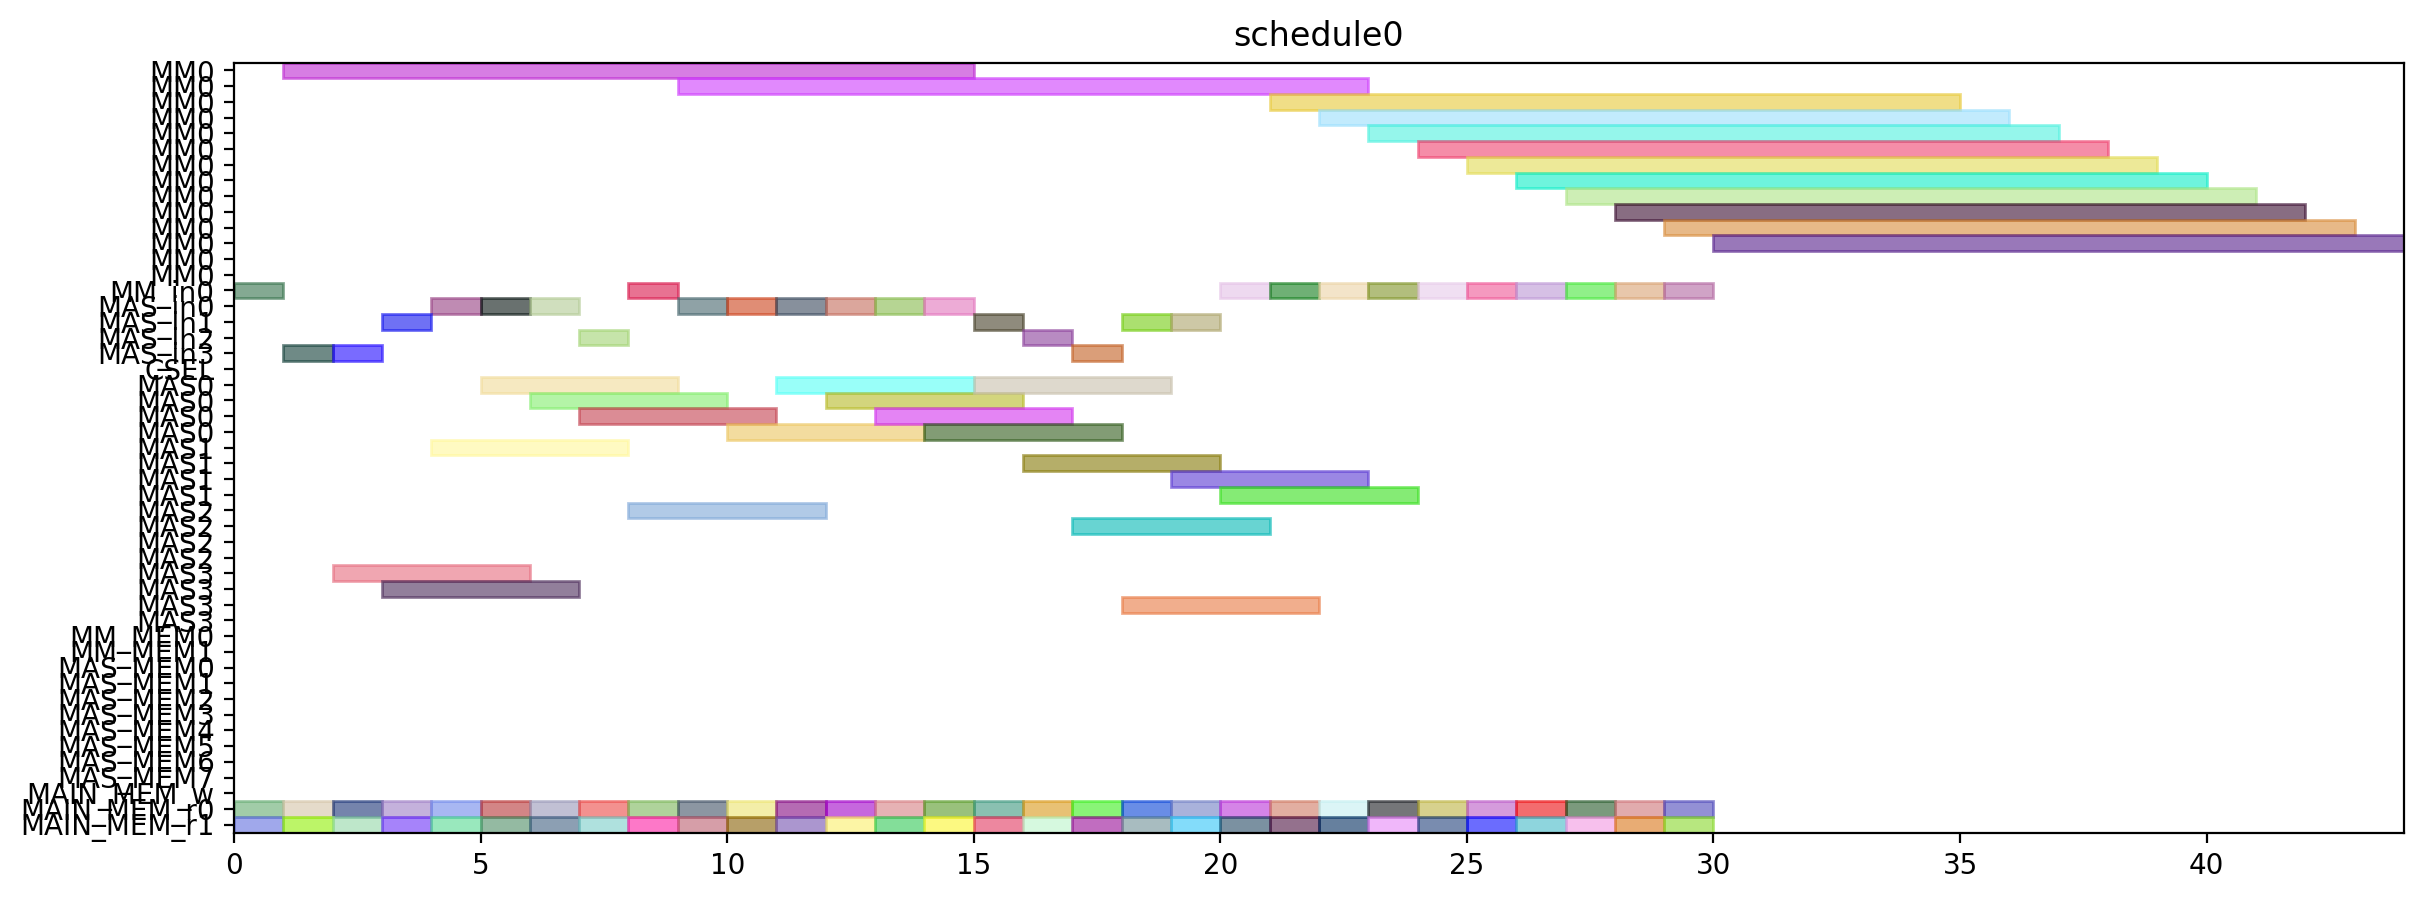

This chart was generated by the following Python code:
from pyschedule import Scenario, solvers, plotters, alt


def solve():
	horizon = 120
	S = Scenario("schedule0", horizon=horizon)

	# resource
	MM = S.Resources('MM', num=1, size=14)
	MM_in = S.Resources('MM_in', num=1)
	MAS_in = S.Resources('MAS_in', num=4)
	CSEL = S.Resource('CSEL')
	MAS = S.Resources('MAS', num=4, size=4, periods=range(1, horizon))
	MM_MEM = S.Resources('MM_MEM', num=2)
	MAS_MEM = S.Resources('MAS_MEM', num=8)
	MAIN_MEM_w = S.Resource('MAIN_MEM_w', size=1)
	MAIN_MEM_r = S.Resources('MAIN_MEM_r', num=2)

	# result of previous scheduling

	# new tasks
	T1_t0 = S.Task('T1_t0', length=4, delay_cost=1)
	T1_t0 += alt(MAS)
	T1_t0_in = S.Task('T1_t0_in', length=1, delay_cost=1)
	T1_t0_in += alt(MAS_in)
	S += T1_t0_in*MAS_in[0]<=T1_t0*MAS[0]

	S += T1_t0_in*MAS_in[1]<=T1_t0*MAS[1]

	S += T1_t0_in*MAS_in[2]<=T1_t0*MAS[2]

	S += T1_t0_in*MAS_in[3]<=T1_t0*MAS[3]

	T1_t0_mem0 = S.Task('T1_t0_mem0', length=1, delay_cost=1)
	T1_t0_mem0 += MAIN_MEM_r[0]
	S += T1_t0_mem0 <= T1_t0

	T1_t0_mem1 = S.Task('T1_t0_mem1', length=1, delay_cost=1)
	T1_t0_mem1 += MAIN_MEM_r[1]
	S += T1_t0_mem1 <= T1_t0

	T1_t1 = S.Task('T1_t1', length=4, delay_cost=1)
	T1_t1 += alt(MAS)
	T1_t1_in = S.Task('T1_t1_in', length=1, delay_cost=1)
	T1_t1_in += alt(MAS_in)
	S += T1_t1_in*MAS_in[0]<=T1_t1*MAS[0]

	S += T1_t1_in*MAS_in[1]<=T1_t1*MAS[1]

	S += T1_t1_in*MAS_in[2]<=T1_t1*MAS[2]

	S += T1_t1_in*MAS_in[3]<=T1_t1*MAS[3]

	T1_t1_mem0 = S.Task('T1_t1_mem0', length=1, delay_cost=1)
	T1_t1_mem0 += MAIN_MEM_r[0]
	S += T1_t1_mem0 <= T1_t1

	T1_t1_mem1 = S.Task('T1_t1_mem1', length=1, delay_cost=1)
	T1_t1_mem1 += MAIN_MEM_r[1]
	S += T1_t1_mem1 <= T1_t1

	T1_t3 = S.Task('T1_t3', length=14, delay_cost=1)
	T1_t3 += alt(MM)
	T1_t3_in = S.Task('T1_t3_in', length=1, delay_cost=1)
	T1_t3_in += alt(MM_in)
	S += T1_t3_in*MM_in[0]<=T1_t3*MM[0]
	T1_t3_mem0 = S.Task('T1_t3_mem0', length=1, delay_cost=1)
	T1_t3_mem0 += MAIN_MEM_r[0]
	S += T1_t3_mem0 <= T1_t3

	T1_t3_mem1 = S.Task('T1_t3_mem1', length=1, delay_cost=1)
	T1_t3_mem1 += MAIN_MEM_r[1]
	S += T1_t3_mem1 <= T1_t3

	T2_t0 = S.Task('T2_t0', length=14, delay_cost=1)
	T2_t0 += alt(MM)
	T2_t0_in = S.Task('T2_t0_in', length=1, delay_cost=1)
	T2_t0_in += alt(MM_in)
	S += T2_t0_in*MM_in[0]<=T2_t0*MM[0]
	T2_t0_mem0 = S.Task('T2_t0_mem0', length=1, delay_cost=1)
	T2_t0_mem0 += MAIN_MEM_r[0]
	S += T2_t0_mem0 <= T2_t0

	T2_t0_mem1 = S.Task('T2_t0_mem1', length=1, delay_cost=1)
	T2_t0_mem1 += MAIN_MEM_r[1]
	S += T2_t0_mem1 <= T2_t0

	T2_t1 = S.Task('T2_t1', length=14, delay_cost=1)
	T2_t1 += alt(MM)
	T2_t1_in = S.Task('T2_t1_in', length=1, delay_cost=1)
	T2_t1_in += alt(MM_in)
	S += T2_t1_in*MM_in[0]<=T2_t1*MM[0]
	T2_t1_mem0 = S.Task('T2_t1_mem0', length=1, delay_cost=1)
	T2_t1_mem0 += MAIN_MEM_r[0]
	S += T2_t1_mem0 <= T2_t1

	T2_t1_mem1 = S.Task('T2_t1_mem1', length=1, delay_cost=1)
	T2_t1_mem1 += MAIN_MEM_r[1]
	S += T2_t1_mem1 <= T2_t1

	T2_t2 = S.Task('T2_t2', length=4, delay_cost=1)
	T2_t2 += alt(MAS)
	T2_t2_in = S.Task('T2_t2_in', length=1, delay_cost=1)
	T2_t2_in += alt(MAS_in)
	S += T2_t2_in*MAS_in[0]<=T2_t2*MAS[0]

	S += T2_t2_in*MAS_in[1]<=T2_t2*MAS[1]

	S += T2_t2_in*MAS_in[2]<=T2_t2*MAS[2]

	S += T2_t2_in*MAS_in[3]<=T2_t2*MAS[3]

	T2_t2_mem0 = S.Task('T2_t2_mem0', length=1, delay_cost=1)
	T2_t2_mem0 += MAIN_MEM_r[0]
	S += T2_t2_mem0 <= T2_t2

	T2_t2_mem1 = S.Task('T2_t2_mem1', length=1, delay_cost=1)
	T2_t2_mem1 += MAIN_MEM_r[1]
	S += T2_t2_mem1 <= T2_t2

	T2_t3 = S.Task('T2_t3', length=4, delay_cost=1)
	T2_t3 += alt(MAS)
	T2_t3_in = S.Task('T2_t3_in', length=1, delay_cost=1)
	T2_t3_in += alt(MAS_in)
	S += T2_t3_in*MAS_in[0]<=T2_t3*MAS[0]

	S += T2_t3_in*MAS_in[1]<=T2_t3*MAS[1]

	S += T2_t3_in*MAS_in[2]<=T2_t3*MAS[2]

	S += T2_t3_in*MAS_in[3]<=T2_t3*MAS[3]

	T2_t3_mem0 = S.Task('T2_t3_mem0', length=1, delay_cost=1)
	T2_t3_mem0 += MAIN_MEM_r[0]
	S += T2_t3_mem0 <= T2_t3

	T2_t3_mem1 = S.Task('T2_t3_mem1', length=1, delay_cost=1)
	T2_t3_mem1 += MAIN_MEM_r[1]
	S += T2_t3_mem1 <= T2_t3

	T3_t0 = S.Task('T3_t0', length=14, delay_cost=1)
	T3_t0 += alt(MM)
	T3_t0_in = S.Task('T3_t0_in', length=1, delay_cost=1)
	T3_t0_in += alt(MM_in)
	S += T3_t0_in*MM_in[0]<=T3_t0*MM[0]
	T3_t0_mem0 = S.Task('T3_t0_mem0', length=1, delay_cost=1)
	T3_t0_mem0 += MAIN_MEM_r[0]
	S += T3_t0_mem0 <= T3_t0

	T3_t0_mem1 = S.Task('T3_t0_mem1', length=1, delay_cost=1)
	T3_t0_mem1 += MAIN_MEM_r[1]
	S += T3_t0_mem1 <= T3_t0

	T3_t1 = S.Task('T3_t1', length=14, delay_cost=1)
	T3_t1 += alt(MM)
	T3_t1_in = S.Task('T3_t1_in', length=1, delay_cost=1)
	T3_t1_in += alt(MM_in)
	S += T3_t1_in*MM_in[0]<=T3_t1*MM[0]
	T3_t1_mem0 = S.Task('T3_t1_mem0', length=1, delay_cost=1)
	T3_t1_mem0 += MAIN_MEM_r[0]
	S += T3_t1_mem0 <= T3_t1

	T3_t1_mem1 = S.Task('T3_t1_mem1', length=1, delay_cost=1)
	T3_t1_mem1 += MAIN_MEM_r[1]
	S += T3_t1_mem1 <= T3_t1

	T3_t2 = S.Task('T3_t2', length=4, delay_cost=1)
	T3_t2 += alt(MAS)
	T3_t2_in = S.Task('T3_t2_in', length=1, delay_cost=1)
	T3_t2_in += alt(MAS_in)
	S += T3_t2_in*MAS_in[0]<=T3_t2*MAS[0]

	S += T3_t2_in*MAS_in[1]<=T3_t2*MAS[1]

	S += T3_t2_in*MAS_in[2]<=T3_t2*MAS[2]

	S += T3_t2_in*MAS_in[3]<=T3_t2*MAS[3]

	T3_t2_mem0 = S.Task('T3_t2_mem0', length=1, delay_cost=1)
	T3_t2_mem0 += MAIN_MEM_r[0]
	S += T3_t2_mem0 <= T3_t2

	T3_t2_mem1 = S.Task('T3_t2_mem1', length=1, delay_cost=1)
	T3_t2_mem1 += MAIN_MEM_r[1]
	S += T3_t2_mem1 <= T3_t2

	T3_t3 = S.Task('T3_t3', length=4, delay_cost=1)
	T3_t3 += alt(MAS)
	T3_t3_in = S.Task('T3_t3_in', length=1, delay_cost=1)
	T3_t3_in += alt(MAS_in)
	S += T3_t3_in*MAS_in[0]<=T3_t3*MAS[0]

	S += T3_t3_in*MAS_in[1]<=T3_t3*MAS[1]

	S += T3_t3_in*MAS_in[2]<=T3_t3*MAS[2]

	S += T3_t3_in*MAS_in[3]<=T3_t3*MAS[3]

	T3_t3_mem0 = S.Task('T3_t3_mem0', length=1, delay_cost=1)
	T3_t3_mem0 += MAIN_MEM_r[0]
	S += T3_t3_mem0 <= T3_t3

	T3_t3_mem1 = S.Task('T3_t3_mem1', length=1, delay_cost=1)
	T3_t3_mem1 += MAIN_MEM_r[1]
	S += T3_t3_mem1 <= T3_t3

	T4_t0 = S.Task('T4_t0', length=14, delay_cost=1)
	T4_t0 += alt(MM)
	T4_t0_in = S.Task('T4_t0_in', length=1, delay_cost=1)
	T4_t0_in += alt(MM_in)
	S += T4_t0_in*MM_in[0]<=T4_t0*MM[0]
	T4_t0_mem0 = S.Task('T4_t0_mem0', length=1, delay_cost=1)
	T4_t0_mem0 += MAIN_MEM_r[0]
	S += T4_t0_mem0 <= T4_t0

	T4_t0_mem1 = S.Task('T4_t0_mem1', length=1, delay_cost=1)
	T4_t0_mem1 += MAIN_MEM_r[1]
	S += T4_t0_mem1 <= T4_t0

	T4_t1 = S.Task('T4_t1', length=14, delay_cost=1)
	T4_t1 += alt(MM)
	T4_t1_in = S.Task('T4_t1_in', length=1, delay_cost=1)
	T4_t1_in += alt(MM_in)
	S += T4_t1_in*MM_in[0]<=T4_t1*MM[0]
	T4_t1_mem0 = S.Task('T4_t1_mem0', length=1, delay_cost=1)
	T4_t1_mem0 += MAIN_MEM_r[0]
	S += T4_t1_mem0 <= T4_t1

	T4_t1_mem1 = S.Task('T4_t1_mem1', length=1, delay_cost=1)
	T4_t1_mem1 += MAIN_MEM_r[1]
	S += T4_t1_mem1 <= T4_t1

	T4_t2 = S.Task('T4_t2', length=4, delay_cost=1)
	T4_t2 += alt(MAS)
	T4_t2_in = S.Task('T4_t2_in', length=1, delay_cost=1)
	T4_t2_in += alt(MAS_in)
	S += T4_t2_in*MAS_in[0]<=T4_t2*MAS[0]

	S += T4_t2_in*MAS_in[1]<=T4_t2*MAS[1]

	S += T4_t2_in*MAS_in[2]<=T4_t2*MAS[2]

	S += T4_t2_in*MAS_in[3]<=T4_t2*MAS[3]

	T4_t2_mem0 = S.Task('T4_t2_mem0', length=1, delay_cost=1)
	T4_t2_mem0 += MAIN_MEM_r[0]
	S += T4_t2_mem0 <= T4_t2

	T4_t2_mem1 = S.Task('T4_t2_mem1', length=1, delay_cost=1)
	T4_t2_mem1 += MAIN_MEM_r[1]
	S += T4_t2_mem1 <= T4_t2

	T4_t3 = S.Task('T4_t3', length=4, delay_cost=1)
	T4_t3 += alt(MAS)
	T4_t3_in = S.Task('T4_t3_in', length=1, delay_cost=1)
	T4_t3_in += alt(MAS_in)
	S += T4_t3_in*MAS_in[0]<=T4_t3*MAS[0]

	S += T4_t3_in*MAS_in[1]<=T4_t3*MAS[1]

	S += T4_t3_in*MAS_in[2]<=T4_t3*MAS[2]

	S += T4_t3_in*MAS_in[3]<=T4_t3*MAS[3]

	T4_t3_mem0 = S.Task('T4_t3_mem0', length=1, delay_cost=1)
	T4_t3_mem0 += MAIN_MEM_r[0]
	S += T4_t3_mem0 <= T4_t3

	T4_t3_mem1 = S.Task('T4_t3_mem1', length=1, delay_cost=1)
	T4_t3_mem1 += MAIN_MEM_r[1]
	S += T4_t3_mem1 <= T4_t3

	T5_t0 = S.Task('T5_t0', length=4, delay_cost=1)
	T5_t0 += alt(MAS)
	T5_t0_in = S.Task('T5_t0_in', length=1, delay_cost=1)
	T5_t0_in += alt(MAS_in)
	S += T5_t0_in*MAS_in[0]<=T5_t0*MAS[0]

	S += T5_t0_in*MAS_in[1]<=T5_t0*MAS[1]

	S += T5_t0_in*MAS_in[2]<=T5_t0*MAS[2]

	S += T5_t0_in*MAS_in[3]<=T5_t0*MAS[3]

	T5_t0_mem0 = S.Task('T5_t0_mem0', length=1, delay_cost=1)
	T5_t0_mem0 += MAIN_MEM_r[0]
	S += T5_t0_mem0 <= T5_t0

	T5_t0_mem1 = S.Task('T5_t0_mem1', length=1, delay_cost=1)
	T5_t0_mem1 += MAIN_MEM_r[1]
	S += T5_t0_mem1 <= T5_t0

	T5_t1 = S.Task('T5_t1', length=4, delay_cost=1)
	T5_t1 += alt(MAS)
	T5_t1_in = S.Task('T5_t1_in', length=1, delay_cost=1)
	T5_t1_in += alt(MAS_in)
	S += T5_t1_in*MAS_in[0]<=T5_t1*MAS[0]

	S += T5_t1_in*MAS_in[1]<=T5_t1*MAS[1]

	S += T5_t1_in*MAS_in[2]<=T5_t1*MAS[2]

	S += T5_t1_in*MAS_in[3]<=T5_t1*MAS[3]

	T5_t1_mem0 = S.Task('T5_t1_mem0', length=1, delay_cost=1)
	T5_t1_mem0 += MAIN_MEM_r[0]
	S += T5_t1_mem0 <= T5_t1

	T5_t1_mem1 = S.Task('T5_t1_mem1', length=1, delay_cost=1)
	T5_t1_mem1 += MAIN_MEM_r[1]
	S += T5_t1_mem1 <= T5_t1

	T5_t3 = S.Task('T5_t3', length=14, delay_cost=1)
	T5_t3 += alt(MM)
	T5_t3_in = S.Task('T5_t3_in', length=1, delay_cost=1)
	T5_t3_in += alt(MM_in)
	S += T5_t3_in*MM_in[0]<=T5_t3*MM[0]
	T5_t3_mem0 = S.Task('T5_t3_mem0', length=1, delay_cost=1)
	T5_t3_mem0 += MAIN_MEM_r[0]
	S += T5_t3_mem0 <= T5_t3

	T5_t3_mem1 = S.Task('T5_t3_mem1', length=1, delay_cost=1)
	T5_t3_mem1 += MAIN_MEM_r[1]
	S += T5_t3_mem1 <= T5_t3

	T6_t0 = S.Task('T6_t0', length=14, delay_cost=1)
	T6_t0 += alt(MM)
	T6_t0_in = S.Task('T6_t0_in', length=1, delay_cost=1)
	T6_t0_in += alt(MM_in)
	S += T6_t0_in*MM_in[0]<=T6_t0*MM[0]
	T6_t0_mem0 = S.Task('T6_t0_mem0', length=1, delay_cost=1)
	T6_t0_mem0 += MAIN_MEM_r[0]
	S += T6_t0_mem0 <= T6_t0

	T6_t0_mem1 = S.Task('T6_t0_mem1', length=1, delay_cost=1)
	T6_t0_mem1 += MAIN_MEM_r[1]
	S += T6_t0_mem1 <= T6_t0

	T6_t1 = S.Task('T6_t1', length=14, delay_cost=1)
	T6_t1 += alt(MM)
	T6_t1_in = S.Task('T6_t1_in', length=1, delay_cost=1)
	T6_t1_in += alt(MM_in)
	S += T6_t1_in*MM_in[0]<=T6_t1*MM[0]
	T6_t1_mem0 = S.Task('T6_t1_mem0', length=1, delay_cost=1)
	T6_t1_mem0 += MAIN_MEM_r[0]
	S += T6_t1_mem0 <= T6_t1

	T6_t1_mem1 = S.Task('T6_t1_mem1', length=1, delay_cost=1)
	T6_t1_mem1 += MAIN_MEM_r[1]
	S += T6_t1_mem1 <= T6_t1

	T6_t2 = S.Task('T6_t2', length=4, delay_cost=1)
	T6_t2 += alt(MAS)
	T6_t2_in = S.Task('T6_t2_in', length=1, delay_cost=1)
	T6_t2_in += alt(MAS_in)
	S += T6_t2_in*MAS_in[0]<=T6_t2*MAS[0]

	S += T6_t2_in*MAS_in[1]<=T6_t2*MAS[1]

	S += T6_t2_in*MAS_in[2]<=T6_t2*MAS[2]

	S += T6_t2_in*MAS_in[3]<=T6_t2*MAS[3]

	T6_t2_mem0 = S.Task('T6_t2_mem0', length=1, delay_cost=1)
	T6_t2_mem0 += MAIN_MEM_r[0]
	S += T6_t2_mem0 <= T6_t2

	T6_t2_mem1 = S.Task('T6_t2_mem1', length=1, delay_cost=1)
	T6_t2_mem1 += MAIN_MEM_r[1]
	S += T6_t2_mem1 <= T6_t2

	T6_t3 = S.Task('T6_t3', length=4, delay_cost=1)
	T6_t3 += alt(MAS)
	T6_t3_in = S.Task('T6_t3_in', length=1, delay_cost=1)
	T6_t3_in += alt(MAS_in)
	S += T6_t3_in*MAS_in[0]<=T6_t3*MAS[0]

	S += T6_t3_in*MAS_in[1]<=T6_t3*MAS[1]

	S += T6_t3_in*MAS_in[2]<=T6_t3*MAS[2]

	S += T6_t3_in*MAS_in[3]<=T6_t3*MAS[3]

	T6_t3_mem0 = S.Task('T6_t3_mem0', length=1, delay_cost=1)
	T6_t3_mem0 += MAIN_MEM_r[0]
	S += T6_t3_mem0 <= T6_t3

	T6_t3_mem1 = S.Task('T6_t3_mem1', length=1, delay_cost=1)
	T6_t3_mem1 += MAIN_MEM_r[1]
	S += T6_t3_mem1 <= T6_t3

	T7_t0 = S.Task('T7_t0', length=14, delay_cost=1)
	T7_t0 += alt(MM)
	T7_t0_in = S.Task('T7_t0_in', length=1, delay_cost=1)
	T7_t0_in += alt(MM_in)
	S += T7_t0_in*MM_in[0]<=T7_t0*MM[0]
	T7_t0_mem0 = S.Task('T7_t0_mem0', length=1, delay_cost=1)
	T7_t0_mem0 += MAIN_MEM_r[0]
	S += T7_t0_mem0 <= T7_t0

	T7_t0_mem1 = S.Task('T7_t0_mem1', length=1, delay_cost=1)
	T7_t0_mem1 += MAIN_MEM_r[1]
	S += T7_t0_mem1 <= T7_t0

	T7_t1 = S.Task('T7_t1', length=14, delay_cost=1)
	T7_t1 += alt(MM)
	T7_t1_in = S.Task('T7_t1_in', length=1, delay_cost=1)
	T7_t1_in += alt(MM_in)
	S += T7_t1_in*MM_in[0]<=T7_t1*MM[0]
	T7_t1_mem0 = S.Task('T7_t1_mem0', length=1, delay_cost=1)
	T7_t1_mem0 += MAIN_MEM_r[0]
	S += T7_t1_mem0 <= T7_t1

	T7_t1_mem1 = S.Task('T7_t1_mem1', length=1, delay_cost=1)
	T7_t1_mem1 += MAIN_MEM_r[1]
	S += T7_t1_mem1 <= T7_t1

	T7_t2 = S.Task('T7_t2', length=4, delay_cost=1)
	T7_t2 += alt(MAS)
	T7_t2_in = S.Task('T7_t2_in', length=1, delay_cost=1)
	T7_t2_in += alt(MAS_in)
	S += T7_t2_in*MAS_in[0]<=T7_t2*MAS[0]

	S += T7_t2_in*MAS_in[1]<=T7_t2*MAS[1]

	S += T7_t2_in*MAS_in[2]<=T7_t2*MAS[2]

	S += T7_t2_in*MAS_in[3]<=T7_t2*MAS[3]

	T7_t2_mem0 = S.Task('T7_t2_mem0', length=1, delay_cost=1)
	T7_t2_mem0 += MAIN_MEM_r[0]
	S += T7_t2_mem0 <= T7_t2

	T7_t2_mem1 = S.Task('T7_t2_mem1', length=1, delay_cost=1)
	T7_t2_mem1 += MAIN_MEM_r[1]
	S += T7_t2_mem1 <= T7_t2

	T7_t3 = S.Task('T7_t3', length=4, delay_cost=1)
	T7_t3 += alt(MAS)
	T7_t3_in = S.Task('T7_t3_in', length=1, delay_cost=1)
	T7_t3_in += alt(MAS_in)
	S += T7_t3_in*MAS_in[0]<=T7_t3*MAS[0]

	S += T7_t3_in*MAS_in[1]<=T7_t3*MAS[1]

	S += T7_t3_in*MAS_in[2]<=T7_t3*MAS[2]

	S += T7_t3_in*MAS_in[3]<=T7_t3*MAS[3]

	T7_t3_mem0 = S.Task('T7_t3_mem0', length=1, delay_cost=1)
	T7_t3_mem0 += MAIN_MEM_r[0]
	S += T7_t3_mem0 <= T7_t3

	T7_t3_mem1 = S.Task('T7_t3_mem1', length=1, delay_cost=1)
	T7_t3_mem1 += MAIN_MEM_r[1]
	S += T7_t3_mem1 <= T7_t3

	T8_t2 = S.Task('T8_t2', length=4, delay_cost=1)
	T8_t2 += alt(MAS)
	T8_t2_in = S.Task('T8_t2_in', length=1, delay_cost=1)
	T8_t2_in += alt(MAS_in)
	S += T8_t2_in*MAS_in[0]<=T8_t2*MAS[0]

	S += T8_t2_in*MAS_in[1]<=T8_t2*MAS[1]

	S += T8_t2_in*MAS_in[2]<=T8_t2*MAS[2]

	S += T8_t2_in*MAS_in[3]<=T8_t2*MAS[3]

	T8_t2_mem0 = S.Task('T8_t2_mem0', length=1, delay_cost=1)
	T8_t2_mem0 += MAIN_MEM_r[0]
	S += T8_t2_mem0 <= T8_t2

	T8_t2_mem1 = S.Task('T8_t2_mem1', length=1, delay_cost=1)
	T8_t2_mem1 += MAIN_MEM_r[1]
	S += T8_t2_mem1 <= T8_t2

	T9_t2 = S.Task('T9_t2', length=4, delay_cost=1)
	T9_t2 += alt(MAS)
	T9_t2_in = S.Task('T9_t2_in', length=1, delay_cost=1)
	T9_t2_in += alt(MAS_in)
	S += T9_t2_in*MAS_in[0]<=T9_t2*MAS[0]

	S += T9_t2_in*MAS_in[1]<=T9_t2*MAS[1]

	S += T9_t2_in*MAS_in[2]<=T9_t2*MAS[2]

	S += T9_t2_in*MAS_in[3]<=T9_t2*MAS[3]

	T9_t2_mem0 = S.Task('T9_t2_mem0', length=1, delay_cost=1)
	T9_t2_mem0 += MAIN_MEM_r[0]
	S += T9_t2_mem0 <= T9_t2

	T9_t2_mem1 = S.Task('T9_t2_mem1', length=1, delay_cost=1)
	T9_t2_mem1 += MAIN_MEM_r[1]
	S += T9_t2_mem1 <= T9_t2

	T10_t2 = S.Task('T10_t2', length=4, delay_cost=1)
	T10_t2 += alt(MAS)
	T10_t2_in = S.Task('T10_t2_in', length=1, delay_cost=1)
	T10_t2_in += alt(MAS_in)
	S += T10_t2_in*MAS_in[0]<=T10_t2*MAS[0]

	S += T10_t2_in*MAS_in[1]<=T10_t2*MAS[1]

	S += T10_t2_in*MAS_in[2]<=T10_t2*MAS[2]

	S += T10_t2_in*MAS_in[3]<=T10_t2*MAS[3]

	T10_t2_mem0 = S.Task('T10_t2_mem0', length=1, delay_cost=1)
	T10_t2_mem0 += MAIN_MEM_r[0]
	S += T10_t2_mem0 <= T10_t2

	T10_t2_mem1 = S.Task('T10_t2_mem1', length=1, delay_cost=1)
	T10_t2_mem1 += MAIN_MEM_r[1]
	S += T10_t2_mem1 <= T10_t2

	T11_t2 = S.Task('T11_t2', length=4, delay_cost=1)
	T11_t2 += alt(MAS)
	T11_t2_in = S.Task('T11_t2_in', length=1, delay_cost=1)
	T11_t2_in += alt(MAS_in)
	S += T11_t2_in*MAS_in[0]<=T11_t2*MAS[0]

	S += T11_t2_in*MAS_in[1]<=T11_t2*MAS[1]

	S += T11_t2_in*MAS_in[2]<=T11_t2*MAS[2]

	S += T11_t2_in*MAS_in[3]<=T11_t2*MAS[3]

	T11_t2_mem0 = S.Task('T11_t2_mem0', length=1, delay_cost=1)
	T11_t2_mem0 += MAIN_MEM_r[0]
	S += T11_t2_mem0 <= T11_t2

	T11_t2_mem1 = S.Task('T11_t2_mem1', length=1, delay_cost=1)
	T11_t2_mem1 += MAIN_MEM_r[1]
	S += T11_t2_mem1 <= T11_t2

	solvers.mip.solve(S,msg=1,kind='CPLEX',ratio_gap=1.01)

	solution = [['hoge']*len(S.solution()[1]) for i in range(len(S.solution()))]
	for i in range(len(S.solution())):
		for j in range(len(S.solution()[i])):
			solution[i][j]=str(S.solution()[i][j])
	print(solution)

	cycles = int(solution[-1][3])

	pic_file_name = "/mnt/rose/usr1/fukuda/ABE/multiRAM_multiMAS_16mux/scheduling_result/stage14MM1_stage4MAS4/EP2_LADDERMUL/schedule0.png"
	if(S.solution() != []):
		plotters.matplotlib.plot(S,img_filename=pic_file_name, show_task_labels=False, fig_size=(cycles*0.25+3, 5))

	return solution
